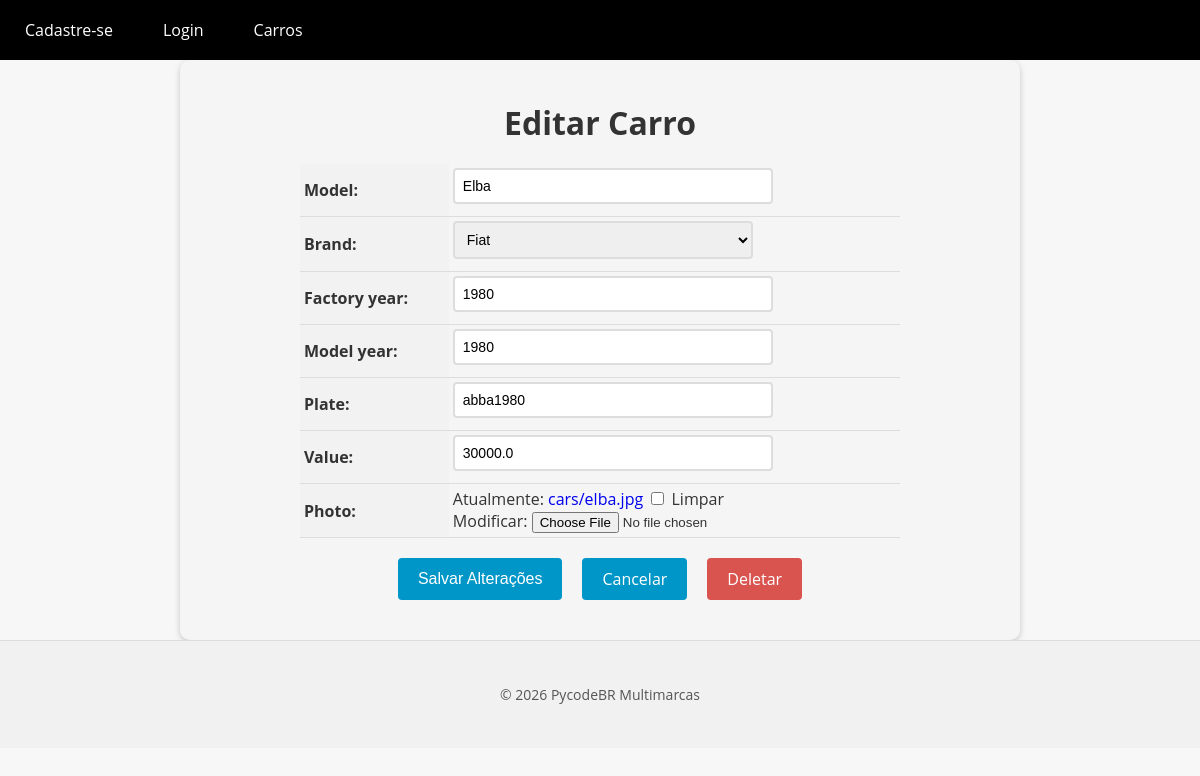
/car/10/update/, run on the app's committed database.
### cars/models.py (models this page shows, shortened)
class Car(models.Model):
    id =models.AutoField(primary_key=True)
    model = models.CharField(max_length=200)
    brand = models.ForeignKey(Brand, on_delete=models.PROTECT, related_name= 'car_brand')
    factory_year = models.IntegerField(blank= True, null= True)
    model_year = models.IntegerField(blank= True, null=True )
    plate = models.CharField( max_length=10, blank = True, null= True)
    value = models.FloatField(blank= True, null= True)
    photo = models.ImageField(upload_to='cars/', blank=True, null=True)

### cars/views.py (the view, shortened to what this page needs)
# urls.py: path('car/<int:pk>/update/', UpdateCarView.as_view(), name='car_update'),
class UpdateCarView(UpdateView):
    model= Car
    form_class= CarModelForm
    template_name = 'car_update.html'

### cars/forms.py (shortened to what this page needs)
class CarModelForm(forms.ModelForm):
    class Meta:
        model = Car
        fields = '__all__'

### cars/models.py (called while the page is built)
    def __str__(self):
        return self.name

### cars/templates/car_update.html (shortened to what this page needs)
{% extends "base.html" %}
{% block content %}
<form method="post" enctype="multipart/form-data">
    <h1>Editar Carro</h1>
    <table>
        {{ form.as_table }}
    </table>
    <div>
        <div class="buttons-container">
            <input type="submit" value="Salvar Alterações" class="btn btn-primary">
            <a href="{% url 'car_list' %}" class="btn btn-secondary">Cancelar</a>
            <a href="{% url 'car_delete' pk=object.pk %}" class="btn btn-danger">Deletar</a>
        </div>
    </div>
</form>
{% endblock %}

### app/templates/base.html (style rules this page uses)
body { font-family: 'Open Sans', sans-serif; background-color: #f7f7f7; color: #333; margin: 0; padding: 0; display: flex; flex-direction: column; height: 100%; }

### cars/templates/car_update.html (style rules this page uses)
form { max-width: 800px; margin: 0 auto; padding: 20px; background-color: #f5f5f5; border-radius: 10px; box-shadow: 0 2px 6px rgba(0, 0, 0, 0.2); }
form h1 { font-size: 2rem; margin-bottom: 20px; text-align: center; }
table { margin: 0 auto; border-collapse: collapse; width: 100%; max-width: 600px; }
th, td { padding: 4px; text-align: left; border-bottom: 1px solid #ddd; }
th { background-color: #f2f2f2; }
input[type="text"], input[type="number"], select, textarea { padding: 8px; font-size: 14px; border: 2px solid #ddd; border-radius: 4px; width: 100%; max-width: 300px; margin-bottom: 8px; transition: border-bottom-color 0.3s ease-in-out; }
.buttons-container { display: flex; justify-content: center; margin-top: 20px; margin-bottom: 20px; }
.btn { display: inline-block; background-color: #0096c7; color: #fff; border: none; padding: 10px 20px; font-size: 16px; border-radius: 4px; cursor: pointer; transition: background-color 0.3s ease-in-out; margin: 0 10px; }
.btn-danger { background-color: #d9534f; text-decoration: none !important; }
a { text-decoration: none !important; }

### data on the page
Car: model "Elba", brand "Fiat", factory_year "1980", model_year "1980", plate "abba1980", value "30000.0"
